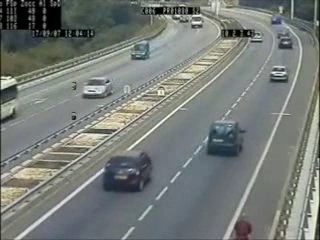
#> input picture frame 75 of opensource/opencv/cars/video.avi, 320 x 240 px, given in place of the camera
$ python write_to_video.py --output out.avi
#> lines starting #> are read from the running program, lines starting #| are printed output that depends on the picture
# para executar
# python write_to_video.py --output example.avi
# ou
# python write_to_video.py --output example.avi --picamera 1


# python -m pip install imutils
from __future__ import print_function
from imutils.video import VideoStream
import numpy as np
import argparse
import imutils
import time
import cv2
#https://www.pyimagesearch.com/2016/02/22/writing-to-video-with-opencv/


# construct the argument parse and parse the arguments
ap = argparse.ArgumentParser()
ap.add_argument("-o", "--output", required=True,
	help="path to output video file")
ap.add_argument("-p", "--picamera", type=int, default=-1,
	help="whether or not the Raspberry Pi camera should be used")
ap.add_argument("-f", "--fps", type=int, default=20,
	help="FPS of output video")
ap.add_argument("-c", "--codec", type=str, default="MJPG",
	help="codec of output video")
args = vars(ap.parse_args())


# initialize the video stream and allow the camera
# sensor to warmup
print("[INFO] warming up camera...")
vs = VideoStream(usePiCamera=args["picamera"] > 0).start()
time.sleep(2.0)

# initialize the FourCC, video writer, dimensions of the frame, and
# zeros array
fourcc = cv2.VideoWriter_fourcc(*args["codec"])
writer = None
(h, w) = (None, None)
zeros = None

# loop over frames from the video stream
while True:
	# grab the frame from the video stream and resize it to have a
	# maximum width of 300 pixels
	frame = vs.read()
#> frame is the input picture: shape (240, 320, 3); mean B, G, R 120, 123.9, 118.8
	frame = imutils.resize(frame, width=300)
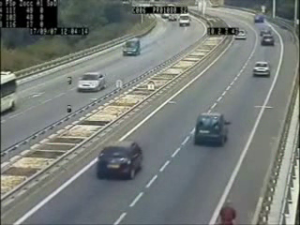
#> frame: shape (225, 300, 3); mean B, G, R 120, 123.9, 118.8

	# check if the writer is None
	if writer is None:
		# store the image dimensions, initialize the video writer,
		# and construct the zeros array
		(h, w) = frame.shape[:2]
#> h = 225; w = 300
		writer = cv2.VideoWriter(args["output"], fourcc, args["fps"],
			(w * 2, h * 2), True)
		zeros = np.zeros((h, w), dtype="uint8")

	# break the image into its RGB components, then construct the
	# RGB representation of each frame individually
	(B, G, R) = cv2.split(frame)
	R = cv2.merge([zeros, zeros, R])
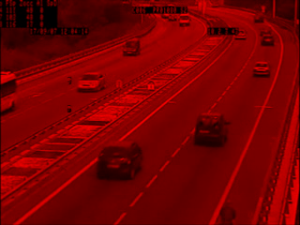
#> R: shape (225, 300, 3); mean of channels 0, 1, 2 0, 0, 118.8; drawn as B, G, R
	G = cv2.merge([zeros, G, zeros])
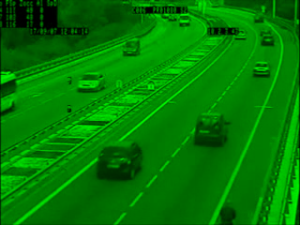
#> G: shape (225, 300, 3); mean of channels 0, 1, 2 0, 123.9, 0; drawn as B, G, R
	B = cv2.merge([B, zeros, zeros])
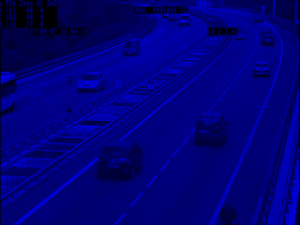
#> B: shape (225, 300, 3); mean of channels 0, 1, 2 120, 0, 0; drawn as B, G, R

	# construct the final output frame, storing the original frame
	# at the top-left, the red channel in the top-right, the green
	# channel in the bottom-right, and the blue channel in the
	# bottom-left
	output = np.zeros((h * 2, w * 2, 3), dtype="uint8")
	output[0:h, 0:w] = frame
	output[0:h, w:w * 2] = R
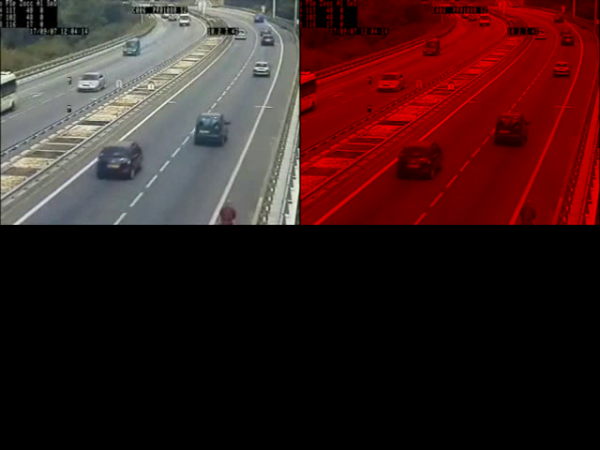
#> output: shape (450, 600, 3); mean B, G, R 30, 31, 59.4
	output[h:h * 2, w:w * 2] = G
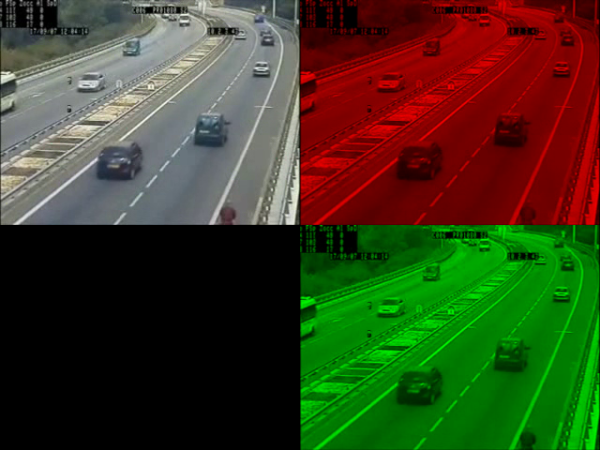
#> output: shape (450, 600, 3); mean B, G, R 30, 62, 59.4
	output[h:h * 2, 0:w] = B
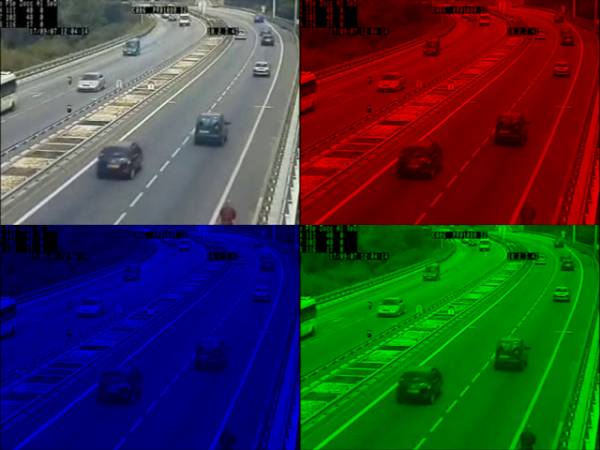
#> output: shape (450, 600, 3); mean B, G, R 60, 62, 59.4

	# write the output frame to file
	writer.write(output)


# show the frames
	cv2.imshow("Frame", frame)
	cv2.imshow("Output", output)
	key = cv2.waitKey(1) & 0xFF
#> (key q is pressed here)

	# if the `q` key was pressed, break from the loop
	if key == ord("q"):
		break

# do a bit of cleanup
print("[INFO] cleaning up...")
cv2.destroyAllWindows()
vs.stop()
writer.release()

$ run again, starting later in the video
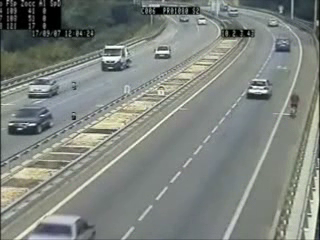
#> input picture frame 337 of opensource/opencv/cars/video.avi, 320 x 240 px, given in place of the camera
#> frame is the input picture: shape (240, 320, 3); mean B, G, R 126.3, 131.7, 126
#> frame: shape (225, 300, 3)
#> `B = cv2.merge([B, zeros, zeros])`:
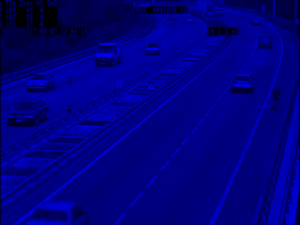
#> B: shape (225, 300, 3); mean of channels 0, 1, 2 126.3, 0, 0; drawn as B, G, R
#> `output[h:h * 2, 0:w] = B`:
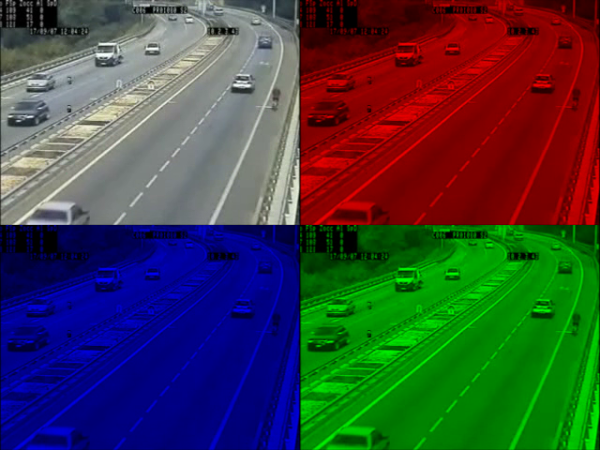
#> output: shape (450, 600, 3); mean B, G, R 63.2, 65.8, 63

$ run again, starting later in the video
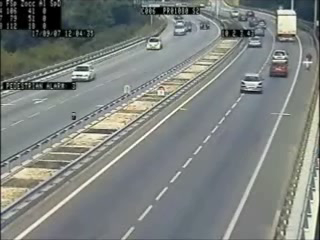
#> input picture frame 600 of opensource/opencv/cars/video.avi, 320 x 240 px, given in place of the camera
#> frame is the input picture: shape (240, 320, 3); mean B, G, R 126.6, 129.8, 124.9
#> frame: shape (225, 300, 3)
#> `B = cv2.merge([B, zeros, zeros])`:
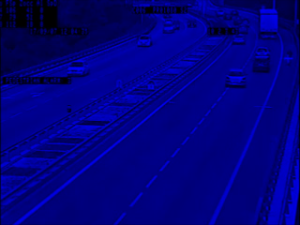
#> B: shape (225, 300, 3); mean of channels 0, 1, 2 126.6, 0, 0; drawn as B, G, R
#> `output[h:h * 2, 0:w] = B`:
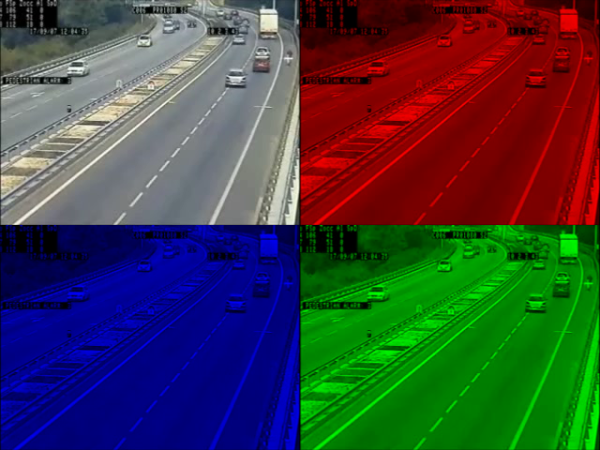
#> output: shape (450, 600, 3); mean B, G, R 63.3, 64.9, 62.5
